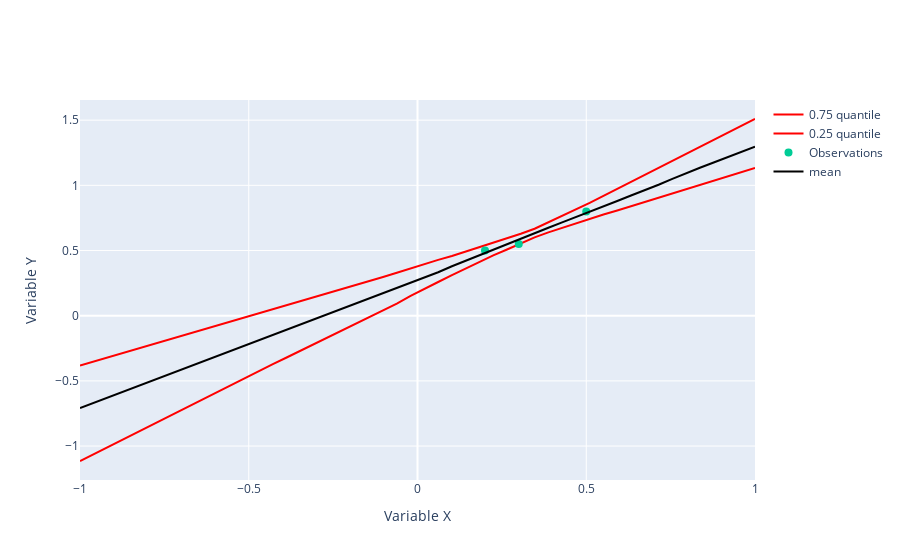

Notebook source saved alongside this figure:
### Code cell
configure_plotly_browser_state()

sigma = 0.05
tau   = 10.

X = np.array([[1.,0.2],[1.,0.3],[1.,0.5]])
y = np.array([[0.5],[0.55],[0.8]])

V0winv = 1./tau**2*np.eye(2)
Vnw = sigma**2*np.linalg.inv(sigma**2*V0winv+X.transpose() @ X)
muNw = Vnw @ (V0winv @ np.array([[0],[0]]))+1/sigma**2*(Vnw @ X.transpose() @ y)
Nsamples=100
x=np.linspace(-1,1,50)
samp = np.zeros((Nsamples, 50))
for i in range(0,Nsamples):
    b,a=np.random.multivariate_normal(muNw.flatten(), Vnw)
    samp[i,:]=a*x+b


trace1 = Scatter(
  x=np.linspace(-1,1,50),
  y=np.quantile(samp,0.90,axis=0),
  mode='lines',
  line=dict(width=2,color='red'),
  name=f"0.75 quantile",
  )

trace2 = Scatter(
  x=np.linspace(-1,1,50),
  y=np.quantile(samp,0.10,axis=0),
  mode='lines',
  line=dict(width=2,color='red'),
  name=f"0.25 quantile",
  )

trace4 = Scatter(
  x=np.linspace(-1,1,50),
  y=np.quantile(samp,0.50,axis=0),
  mode='lines',
  line=dict(width=2,color='black'),
  name=f"mean",
  )

trace3 = Scatter(
  x=np.array([0.2,0.3,0.5]),
  y=np.array([0.5,0.55,0.8]),
  mode='markers',
  marker=dict(size=8),
  name=f"Observations",
  )

fig = dict(data=[trace1, trace2, trace3, trace4], layout={})
fig['layout']['xaxis'] = dict(title='Variable X')
fig['layout']['yaxis'] = dict(title='Variable Y')

iplot(fig)
